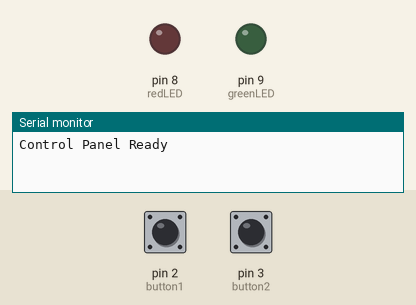
This sketch was run on a simulated Arduino Uno, built with avr-gcc and run on an emulated ATmega328P. Parts: output pins drawn as LEDs (lit = HIGH), the last lines printed to the serial monitor. Dashed ring = blinking. The test bench sets the inputs (shaded band); at power-on: pin 2 (button1) HIGH, pin 3 (button2) HIGH.

Above: at 1.2 s.
1.3 s: pin 2 (button1) pulled LOW for 0.15 s
At 1.44 s:
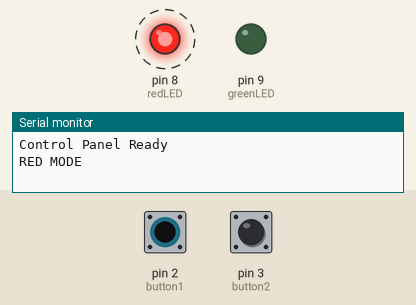
4.3 s: pin 3 (button2) pulled LOW for 0.15 s
At 5.5 s:
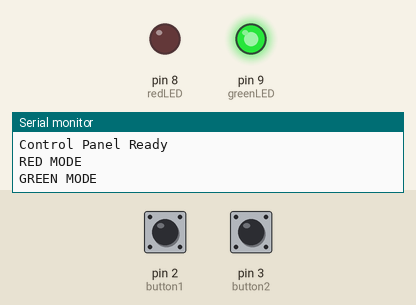
5.9 s: pin 2 (button1) pulled LOW for 1 s
At 6.04 s:
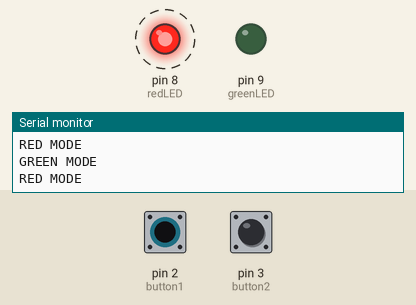
8.9 s: pin 3 (button2) pulled LOW for 1 s
At 10.3 s:
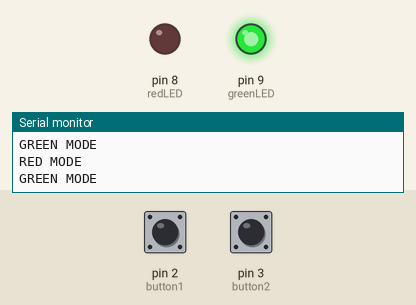
11.4 s: pin 2 (button1) driven LOW and pin 3 (button2) driven LOW
At 12.2 s:
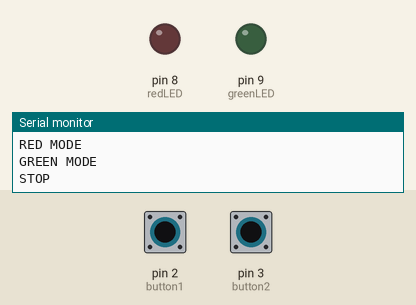
Timing chart, 0 to 13.9 s (numbered marks = the images above; inputs shaded):
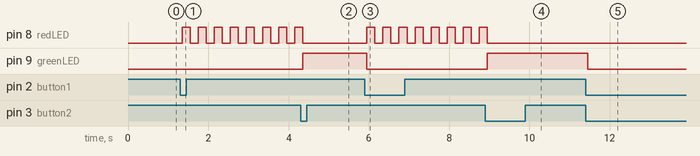

The sketch:

Project002_Challenge5_AutomaticSignals.ino
```cpp
const int redLED = 8;
const int greenLED = 9;

const int button1 = 2;
const int button2 = 3;

const unsigned long debounceDelay = 50;

// 0 = Stop, 1 = Red, 2 = Green
int mode = 0;

bool redState = LOW;
unsigned long previousBlinkMillis = 0;
const unsigned long blinkInterval = 200;

// Button tracking
int lastReading1 = HIGH;
int stableState1 = HIGH;
unsigned long lastChange1 = 0;

int lastReading2 = HIGH;
int stableState2 = HIGH;
unsigned long lastChange2 = 0;

// Prevent restart after both buttons
bool stopLatch = false;

void setup() {
  pinMode(redLED, OUTPUT);
  pinMode(greenLED, OUTPUT);

  pinMode(button1, INPUT_PULLUP);
  pinMode(button2, INPUT_PULLUP);

  digitalWrite(redLED, LOW);
  digitalWrite(greenLED, LOW);

  Serial.begin(9600);
  Serial.println("Control Panel Ready");
}

void loop() {
  unsigned long now = millis();

  int reading1 = digitalRead(button1);
  int reading2 = digitalRead(button2);

  bool press1 = false;
  bool press2 = false;

  // Debounce Button 1
  if (reading1 != lastReading1) {
    lastChange1 = now;
  }

  if (now - lastChange1 >= debounceDelay) {
    if (reading1 != stableState1) {
      stableState1 = reading1;
      if (stableState1 == LOW) {
        press1 = true;
      }
    }
  }
  lastReading1 = reading1;

  // Debounce Button 2
  if (reading2 != lastReading2) {
    lastChange2 = now;
  }

  if (now - lastChange2 >= debounceDelay) {
    if (reading2 != stableState2) {
      stableState2 = reading2;
      if (stableState2 == LOW) {
        press2 = true;
      }
    }
  }
  lastReading2 = reading2;

  // Both pressed: latch Stop mode
  if (stableState1 == LOW &&
      stableState2 == LOW) {

    if (!stopLatch) {
      mode = 0;
      stopLatch = true;
      Serial.println("STOP");
    }
  }

  // Wait until both buttons are released
  else if (stopLatch) {
    if (stableState1 == HIGH &&
        stableState2 == HIGH) {
      stopLatch = false;
    }
  }

  // Respond only to new button presses
  else if (press1) {
    mode = 1;
    Serial.println("RED MODE");
  }
  else if (press2) {
    mode = 2;
    Serial.println("GREEN MODE");
  }

  //WARNING MODE: Red LED blinking
  if (mode == 1) {
    digitalWrite (greenLED, LOW);
    if (millis() - previousBlinkMillis >= blinkInterval) {
      previousBlinkMillis = millis();
      redState = !redState;
    }
    digitalWrite(redLED, redState);
  }
// NORMAL MODE: Green LED continuously ON
else if (mode == 2) {
  digitalWrite(redLED, LOW);
  digitalWrite(greenLED, HIGH);

  redState = LOW;
}
// STOP MODE: Both LEDs OFF
else {
  digitalWrite(redLED, LOW);
  digitalWrite(greenLED, LOW);

  redState = LOW;
}
}
```

Measured:
- after the input at 1.3 s, pin 8 (redLED): alternates HIGH for 0.20 s and LOW for 0.20 s, starting after 0.05 s
- after the input at 4.3 s, pin 8 (redLED): goes on until 4.4 s, then stays LOW; pin 9 (greenLED): LOW → HIGH after 0.05 s
- after the input at 5.9 s, pin 8 (redLED): alternates HIGH for 0.20 s and LOW for 0.20 s, starting after 0.05 s; pin 9 (greenLED): HIGH → LOW after 0.05 s
- after the input at 8.9 s, pin 8 (redLED): goes on until 9.0 s, then stays LOW; pin 9 (greenLED): LOW → HIGH after 0.05 s
- after the input at 11.4 s, pin 9 (greenLED): HIGH → LOW after 0.05 s
